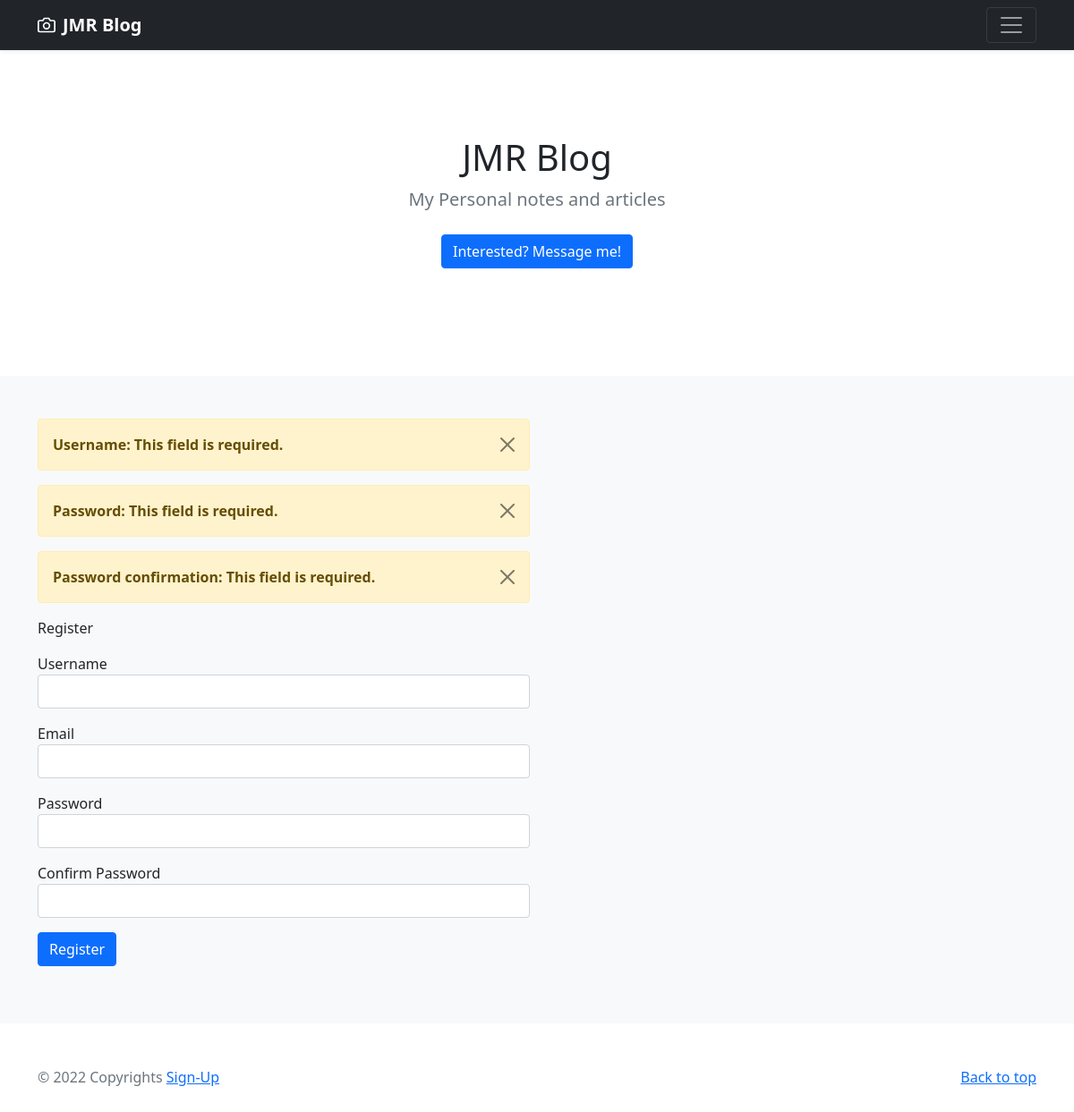
Screenshot of /register/ with the database file from the repository.
### setting/models.py (models this page shows, shortened)
class Setting(models.Model):
   site_title = models.CharField(max_length=100)
   site_slogan = models.TextField(null=True, blank=True)
   site_description = models.TextField(null=True, blank=True)
   site_footer = models.TextField(null=True, blank=True)

### register/views.py (the view)
# urls.py: path('', include('register.urls')),
def register(request):
    form = RegisterForm(request.POST)
    if form.is_valid():
        form.save()
    context = {
        'registerform': form
    }
    return render(request, 'register/register.html', context)

### register/forms.py
class RegisterForm(UserCreationForm):
    class Meta:
        model = User
        fields = ['username','email','password1','password2']
    def __init__(self,*args,**kwargs):
        super(RegisterForm,self).__init__(*args,**kwargs)
        self.fields['username'].widget.attrs['class'] = 'form-control'
        self.fields['email'].widget.attrs['class'] = 'form-control'
        self.fields['password1'].widget.attrs['class'] = 'form-control'
        self.fields['password2'].widget.attrs['class'] = 'form-control'

### setting/context_processors.py (called while the page is built)
def site_setting(request):
    setting = Setting.objects.all().first()
    socmed = SocialMedia.objects.all()
    context = { 'sitesetting':setting, 'socmed': socmed, 'user_auth':request.user.is_authenticated}
    return context

### register/templates/register/register.html (shortened to what this page needs)
{% extends 'main.html' %}
{% block content %}
<div class="album py-5 bg-light">
    <div class="container">
      <div class="row row-cols-1 row-cols-sm-2 row-cols-md-2 g-3">
	<div class="col">
		{% for field in registerform %}
                        {% for error in field.errors %}
		<div class="alert alert-warning alert-dismissible fade show" role="alert">
			<strong>{{field.label}}: {{error}}</strong>
			<button type="button" class="btn-close" data-bs-dismiss="alert" aria-label="Close"></button>
   	        </div>
			{% endfor %}
		{% endfor %}
		<p>Register</p>
		<form method="post" class="post-form">
		  <div class="mb-3">
		  	<div class="form-group">
		    		<label for="exampleInputEmail1">Username</label>
				{{registerform.username}}
		  	</div>
		  </div>
		  <div class="mb-3">
		  	<div class="form-group">
		    		<label for="exampleInputPassword1">Email</label>
				{{registerform.email}}
		 	</div>
		  </div>
		  <div class="mb-3">
		  	<div class="form-group">
		    		<label for="exampleInputPassword1">Password </label>
				{{registerform.password1}}
		 	</div>
		  </div>
		  <div class="mb-3">
		  	<div class="form-group">
		    		<label for="exampleInputPassword1">Confirm Password </label>
				{{registerform.password2}}
		 	</div>
		  </div>
		  <div class="mb-3">
		  	<div class="form-group">
				<input type="submit" value="Register" class="btn btn-primary" />
	          	</div>
		  </div>
		</form>
	  </div>
     	</div>
    </div>
</div>
{% endblock content %}

### templates/navbar.html (shortened to what this page needs)
<header>
  <div class="navbar navbar-dark bg-dark shadow-sm">
    <div class="container">
	    <a href= "/" class="navbar-brand d-flex align-items-center">
	<strong>{{sitesetting.site_title}}</strong>
      </a>
      <button class="navbar-toggler" type="button" data-bs-toggle="collapse" data-bs-target="#navbarHeader" aria-controls="navbarHeader" aria-expanded="false" aria-label="Toggle navigation">
        <span class="navbar-toggler-icon"></span>
      </button>
    </div>
  </div>
</header>
<main>
  <section class="py-5 text-center container">
    <div class="row py-lg-5">
      <div class="col-lg-6 col-md-8 mx-auto">
	      <h1 class="fw-light">{{sitesetting.site_title}}</h1>
	<p class="lead text-muted">{{sitesetting.site_slogan}}</p>
        <p>
          <a href="/chat/join_me/" class="btn btn-primary my-2">Interested? Message me!</a>
        </p>
      </div>
    </div>
</section>

### templates/footer.html
<footer class="text-muted py-5">
	<div class="container">
	<p class="float-end mb-1">
	        <a href="#">Back to top</a>
        </p>
	<p class="mb-1">
	{% autoescape off %}
	{{sitesetting.site_footer}}
	{% endautoescape %}
	</p>
	</div>
</footer>

### rows the page displays
Setting: site_title "JMR Blog", site_slogan "My Personal notes and articles", site_footer "© 2022 Copyrights Sign-Up"

### other values shown
{{ field.label }} "Username" "Password" "Password confirmation"
{{ error }} "This field is required." "This field is required." "This field is required."
